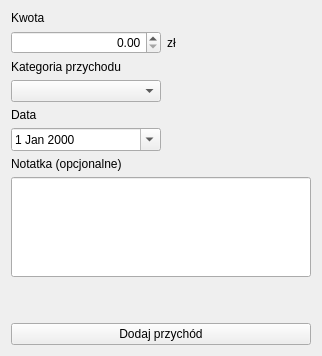
     <widget class="QWidget" name="Przychody">
      <attribute name="title">
       <string>Przychody</string>
      </attribute>
      <layout class="QVBoxLayout" name="verticalLayout_2">
       <item>
        <widget class="QLabel" name="label_2">
         <property name="text">
          <string>Kwota</string>
         </property>
        </widget>
       </item>
       <item>
        <layout class="QHBoxLayout" name="horizontalLayout_2">
         <item>
          <widget class="QDoubleSpinBox" name="doubleSpinBox_kwotaPrzychod">
           <property name="minimumSize">
            <size>
             <width>150</width>
             <height>0</height>
            </size>
           </property>
           <property name="alignment">
            <set>Qt::AlignRight|Qt::AlignTrailing|Qt::AlignVCenter</set>
           </property>
           <property name="maximum">
            <double>999999.989999999990687</double>
           </property>
          </widget>
         </item>
         <item>
          <widget class="QLabel" name="label_6">
           <property name="sizePolicy">
            <sizepolicy hsizetype="Expanding" vsizetype="Preferred">
             <horstretch>0</horstretch>
             <verstretch>0</verstretch>
            </sizepolicy>
           </property>
           <property name="text">
            <string>zł</string>
           </property>
          </widget>
         </item>
         <item>
          <spacer name="horizontalSpacer">
           <property name="orientation">
            <enum>Qt::Horizontal</enum>
           </property>
           <property name="sizeHint" stdset="0">
            <size>
             <width>40</width>
             <height>20</height>
            </size>
           </property>
          </spacer>
         </item>
        </layout>
       </item>
       <item>
        <widget class="QLabel" name="label_3">
         <property name="text">
          <string>Kategoria przychodu</string>
         </property>
        </widget>
       </item>
       <item>
        <layout class="QHBoxLayout" name="horizontalLayout_3">
         <item>
          <widget class="QComboBox" name="comboBox_kategoriaPrzychod">
           <property name="minimumSize">
            <size>
             <width>150</width>
             <height>0</height>
            </size>
           </property>
          </widget>
         </item>
         <item>
          <spacer name="horizontalSpacer_2">
           <property name="orientation">
            <enum>Qt::Horizontal</enum>
           </property>
           <property name="sizeHint" stdset="0">
            <size>
             <width>40</width>
             <height>20</height>
            </size>
           </property>
          </spacer>
         </item>
        </layout>
       </item>
       <item>
        <widget class="QLabel" name="label_4">
         <property name="text">
          <string>Data</string>
         </property>
        </widget>
       </item>
       <item>
        <layout class="QHBoxLayout" name="horizontalLayout_4">
         <item>
          <widget class="QDateEdit" name="dateEdit_dataPrzychod">
           <property name="minimumSize">
            <size>
             <width>150</width>
             <height>0</height>
            </size>
           </property>
           <property name="calendarPopup">
            <bool>true</bool>
           </property>
          </widget>
         </item>
         <item>
          <spacer name="horizontalSpacer_3">
           <property name="orientation">
            <enum>Qt::Horizontal</enum>
           </property>
           <property name="sizeHint" stdset="0">
            <size>
             <width>40</width>
             <height>20</height>
            </size>
           </property>
          </spacer>
         </item>
        </layout>
       </item>
       <item>
        <widget class="QLabel" name="label_5">
         <property name="text">
          <string>Notatka (opcjonalne)</string>
         </property>
        </widget>
       </item>
       <item>
        <widget class="QLineEdit" name="lineEdit_Notatka">
         <property name="minimumSize">
          <size>
           <width>300</width>
           <height>100</height>
          </size>
         </property>
         <property name="maximumSize">
          <size>
           <width>400</width>
           <height>16777215</height>
          </size>
         </property>
        </widget>
       </item>
       <item>
        <spacer name="verticalSpacer">
         <property name="orientation">
          <enum>Qt::Vertical</enum>
         </property>
         <property name="sizeHint" stdset="0">
          <size>
           <width>20</width>
           <height>40</height>
          </size>
         </property>
        </spacer>
       </item>
       <item>
        <widget class="QPushButton" name="pushButton">
         <property name="text">
          <string>Dodaj przychód</string>
         </property>
        </widget>
       </item>
      </layout>
     </widget>
